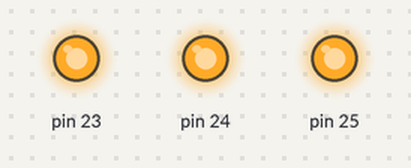
The sketch below on a simulated Arduino Mega 2560, built with avr-gcc and run on an emulated ATmega2560. On the bench: output pins drawn as LEDs (lit = HIGH). Pins used as bus, display or sensor lines are not drawn.

Above: at 0.5 s.
At 1.5 s:
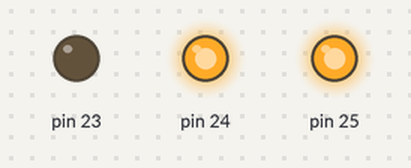
At 2.5 s:
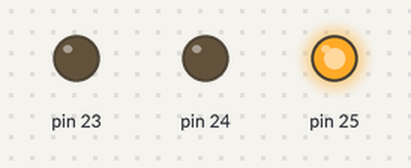
Timing chart, 0 to 3.5 s (numbered marks = the images above):
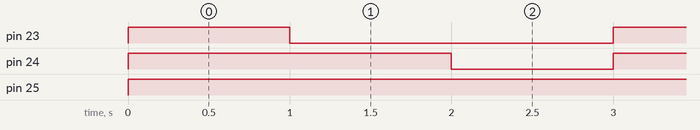

Measured:
- by itself, pin 23: alternates HIGH for 1.0 s and LOW for 2.0 s
- by itself, pin 24: alternates HIGH for 2.0 s and LOW for 1.0 s
- by itself, pin 25: LOW → HIGH at 0.00 s

The sketch:

sequence_on_off_led.ino
```cpp
void setup() {
  // put your setup code here, to run once:
  pinMode(22, OUTPUT);
  pinMode(23, OUTPUT);
  pinMode(24, OUTPUT);
  pinMode(25, OUTPUT);

}

void loop() {
  // put your main code here, to run repeatedly:

  digitalWrite(22, 1);
  digitalWrite(23, 1);
  digitalWrite(24, 1);
  digitalWrite(25, 1);

  digitalWrite(22, 0);
  delay(1000);
  digitalWrite(23, 0);
  delay(1000);

  digitalWrite(24, 0);
  delay(1000);
  digitalWrite(25, 0);


}
```
